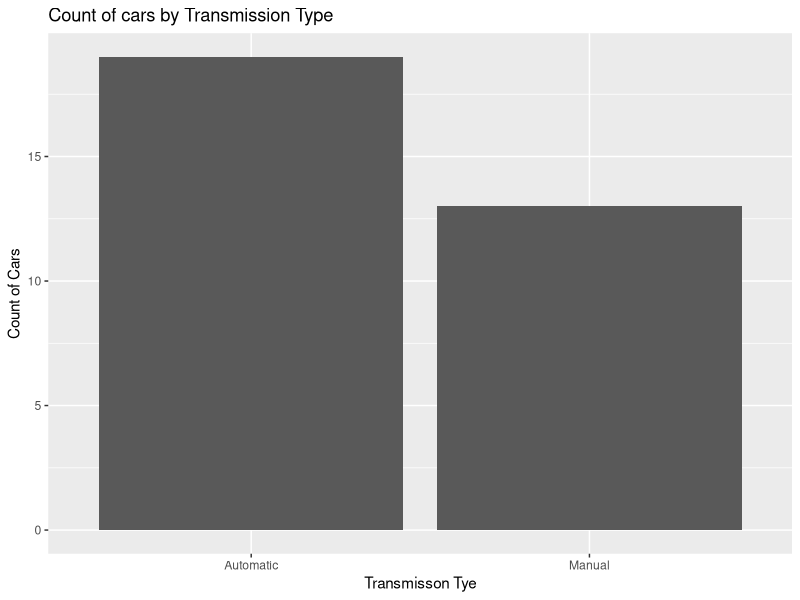
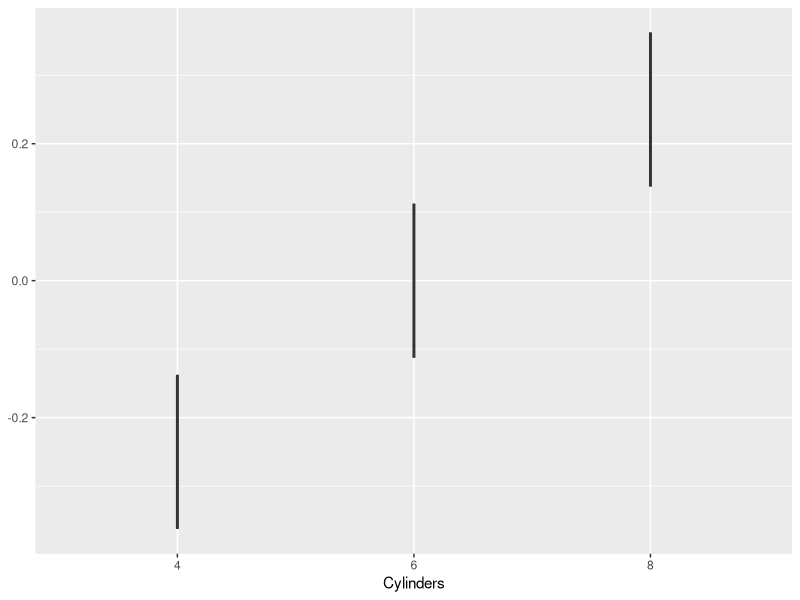
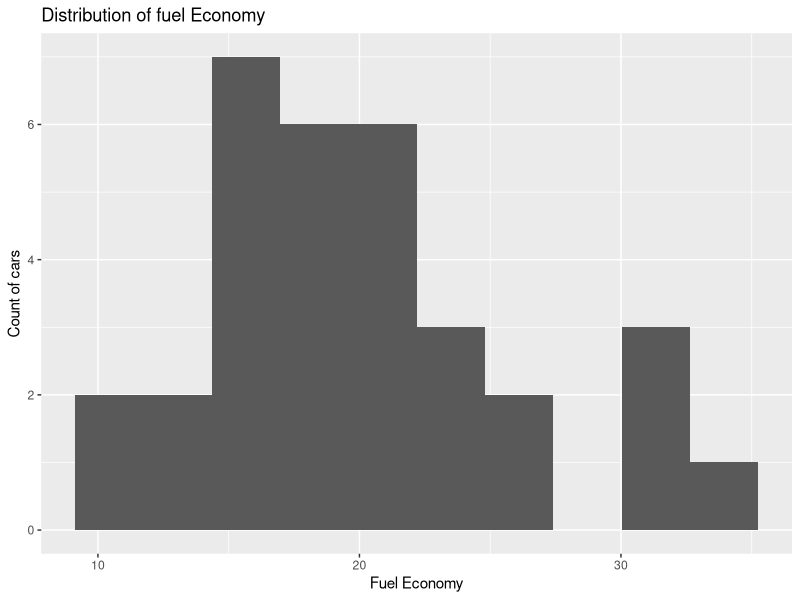
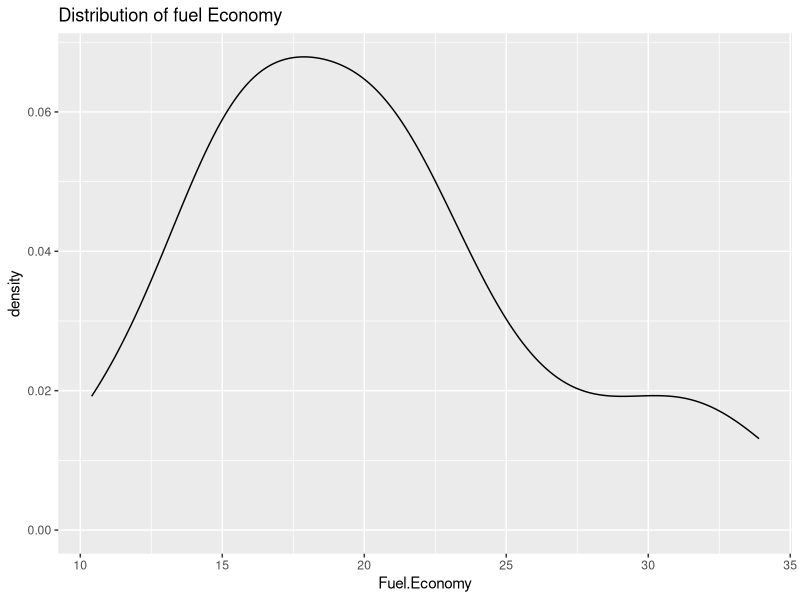
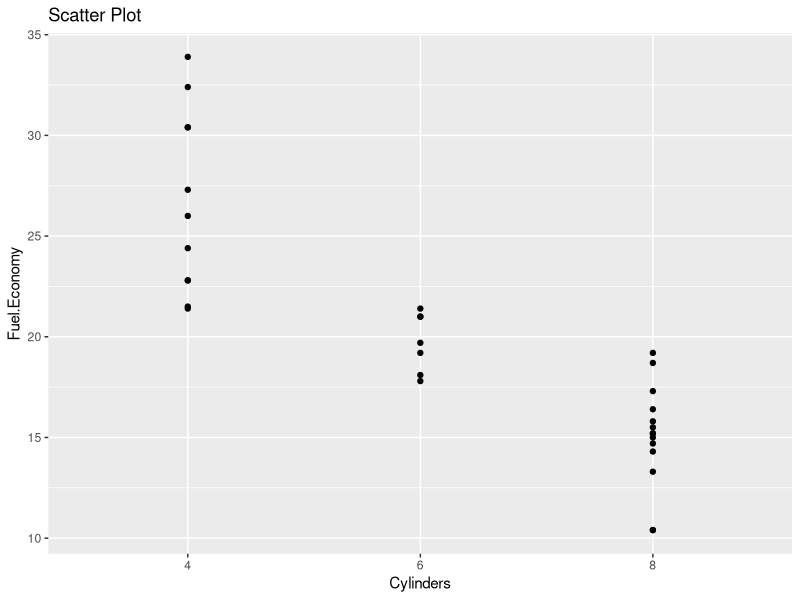

These figures' R source, in order:
setwd('~/Artificial Intelligence/R-ML-Projects/mtcars')


cars <- read.csv('Cars.csv')


library(ggplot2)

# create a frequency bar chart
ggplot(
  data = cars,
  aes(x = Transmission)
) + geom_bar() + ggtitle('Count of cars by Transmission Type') + ylab('Count of Cars')+ xlab('Transmisson Tye')


cars$Cylinders <-  as.factor(cars$Cylinders)
ggplot(
  data = cars,
  aes(x = Cylinders)
) + geom_boxplot()

# Histogram

ggplot(
  data = cars,
  aes(x = Fuel.Economy)) + 
  geom_histogram(bins = 10) +
  ggtitle('Distribution of fuel Economy') + 
  xlab('Fuel Economy') + 
  ylab('Count of cars')

# Density plot
ggplot(
  data = cars,
  aes(x = Fuel.Economy)
) +
  geom_density() +
  ggtitle('Distribution of fuel Economy') 

# Create scatter plot
ggplot(
  data = cars,
  aes(x = Cylinders, y = Fuel.Economy)
) + 
  geom_point() +
  ggtitle('Scatter Plot')
